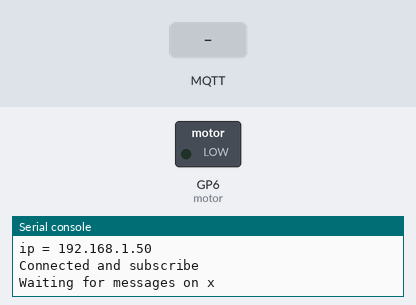
The program below on a simulated Raspberry Pi Pico running MicroPython. Parts: switched loads named in the program (green lamp = pin HIGH), the last lines printed to the serial console. Inputs (shaded band) come from the test bench. WiFi joins after 1.5 s; no MQTT or app messages arrive unless stated; values from a settings file that is not in the repository are placeholders.

Above: at 3.3 s.
3.4 s: MQTT message "on" arrives on the first subscribed topic
At 3.8 s:
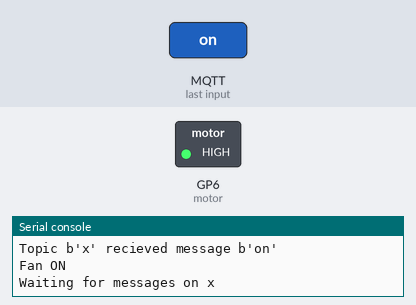
4.9 s: MQTT message "off" arrives on the first subscribed topic
At 6.2 s:
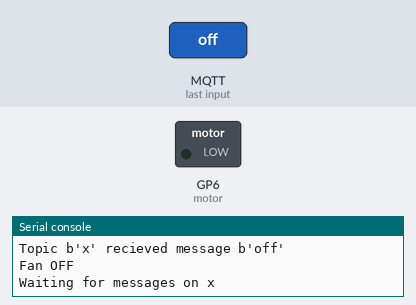
Timing chart, 0 to 7.9 s (numbered marks = the images above; inputs shaded):
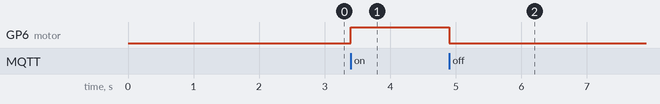

Measured:
- after the input at 3.4 s, GP6 (motor): LOW → HIGH at once
- after the input at 4.9 s, GP6 (motor): HIGH → LOW at once

The program:

class_fan_door_ue.py
```python
import machine
import utime
import network
import secrets
from umqtt.simple import MQTTClient


motor = machine.PWM(machine.Pin(6))

motor.freq(8)


wlan = network.WLAN(network.STA_IF)
wlan.active(True)
wlan.config(pm = 0xa11149)
wlan.connect(secrets.wifi_ssid, secrets.wifi_password)
while wlan.isconnected() == False:
    print("Waiting for connection...")
    utime.sleep(1)
print("Connected to wifi")
status = wlan.ifconfig()
print('ip = ' + status[0])

mqtt_client = MQTTClient(client_id=secrets.MQTT_CLIENT_ID, server=secrets.MQTT_HOST, user=secrets.MQTT_USERNAME, password=secrets.MQTT_PASSWORD)

def mqtt_subscription_callback(topic, message):
    print(f'Topic {topic} recieved message {message}')
    if message == b'on':
        print("Fan ON")
        motor.duty_u16(65535)
    elif message == b'off':
        print("Fan OFF")
        motor.duty_u16(0)

mqtt_client.set_callback(mqtt_subscription_callback)
mqtt_client.connect()

mqtt_client.subscribe(secrets.MQTT_RECIEVE_TOPIC)
print("Connected and subscribe")

try:
    while True:
        print(f'Waiting for messages on {secrets.MQTT_RECIEVE_TOPIC}')
        mqtt_client.wait_msg()
except Exception as e:
    print(f'Failed to wait for MQTT message: {e}')
finally:
    mqtt_client.disconnect()

#while True:
#    print("Turning motor on")
#    motor.duty_u16(65535)
#    utime.sleep(5)
#
#    print("Turning motor off")
#    motor.duty_u16(0)
#    utime.sleep(5)
```
